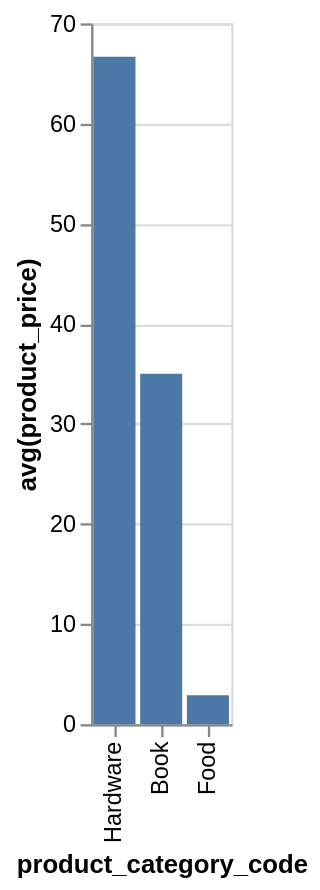

The Vega-Lite source for this figure:
### Vega-Lite specification from a JSON file in a GitHub repository (floating-point values rounded to 4 significant figures)
{"data": {"values": [{"x_data": "Hardware", "y_data": 66.67}, {"x_data": "Book", "y_data": 35}, {"x_data": "Food", "y_data": 2.88}]}, "mark": "bar", "encoding": {"x": {"field": "x_data", "type": "nominal", "title": "product_category_code", "sort": {"op": "sum", "field": "y_data", "order": "descending"}}, "y": {"field": "y_data", "type": "quantitative", "title": "avg(product_price)"}}}
